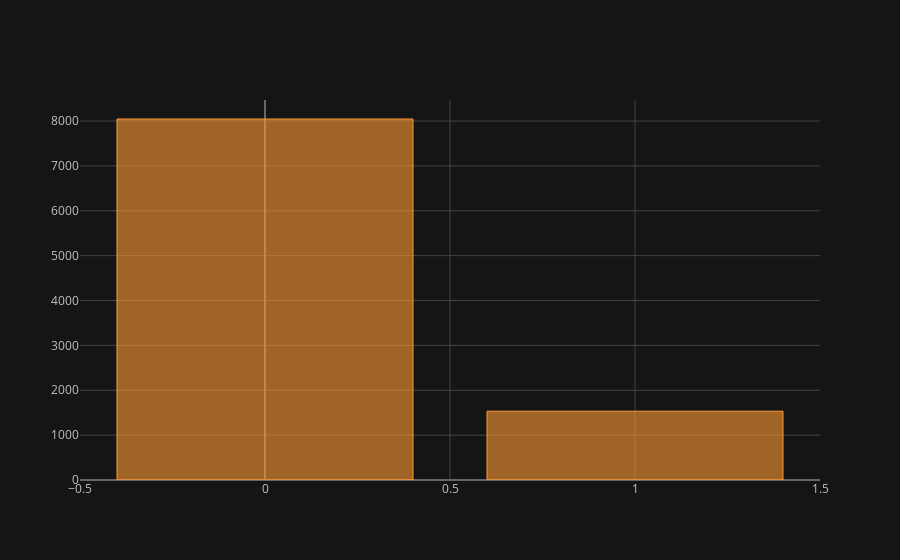

Write notebook code for a chart like this one.
### Code cell
loan_data['not_fully_paid'].value_counts().iplot(kind='bar')

### Figure 1 — Plotly figure (JSON) as saved in the notebook; plotly's stock layout.template omitted (floating-point values rounded to 4 significant figures)
{"data": [{"marker": {"color": "rgba(255, 153, 51, 0.6)", "line": {"color": "rgba(255, 153, 51, 1.0)", "width": 1}}, "name": "not_fully_paid", "orientation": "v", "text": "", "type": "bar", "x": [0, 1], "y": [8045, 1533]}], "layout": {"legend": {"bgcolor": "#151516", "font": {"color": "#D9D9D9"}}, "paper_bgcolor": "#151516", "plot_bgcolor": "#151516", "title": {"font": {"color": "#D9D9D9"}}, "xaxis": {"gridcolor": "#434343", "showgrid": true, "tickfont": {"color": "#C2C2C2"}, "title": {"font": {"color": "#D9D9D9"}, "text": ""}, "zerolinecolor": "#666570"}, "yaxis": {"gridcolor": "#434343", "showgrid": true, "tickfont": {"color": "#C2C2C2"}, "title": {"font": {"color": "#D9D9D9"}, "text": ""}, "zerolinecolor": "#666570"}}}
